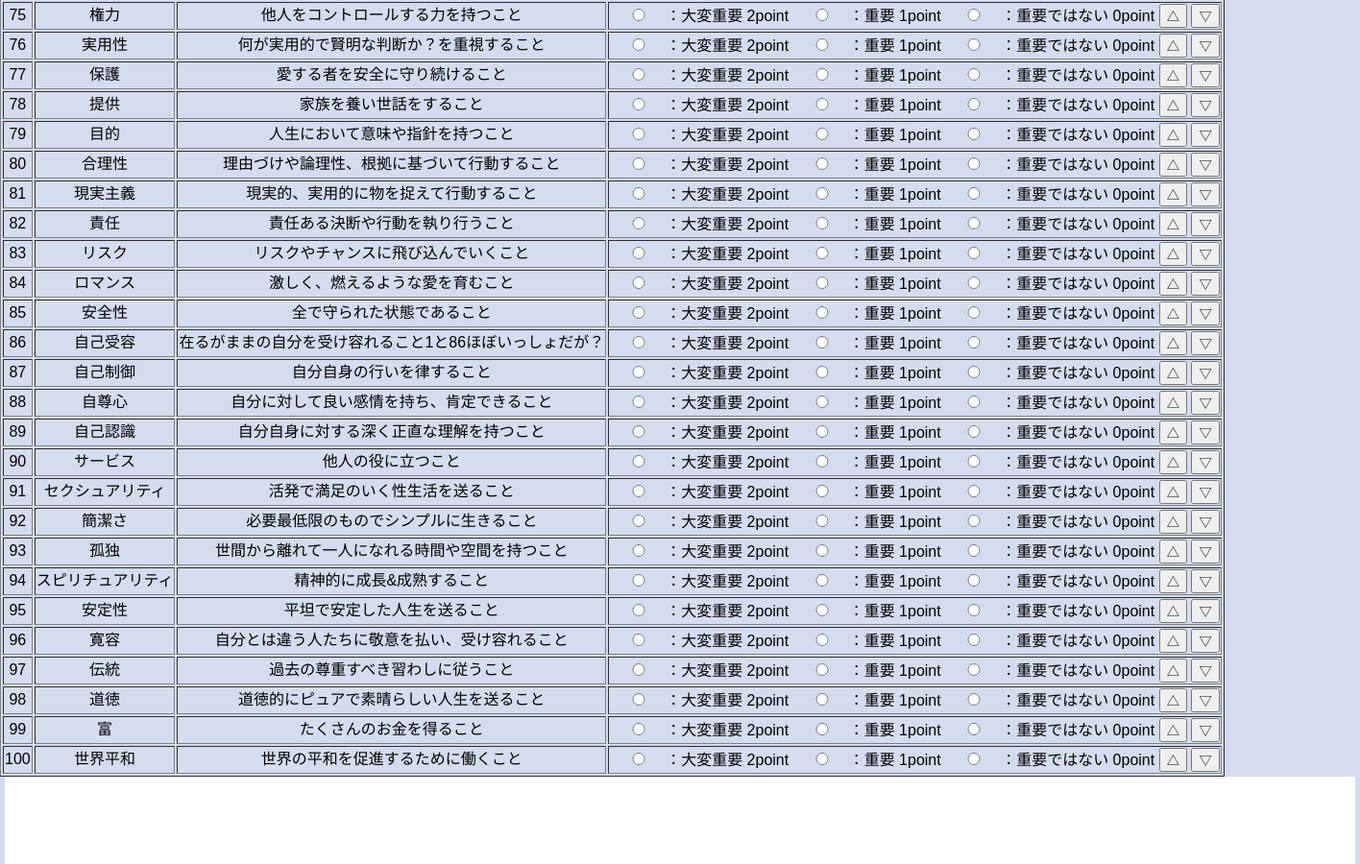
The app's page /list100 (middle part), older data.
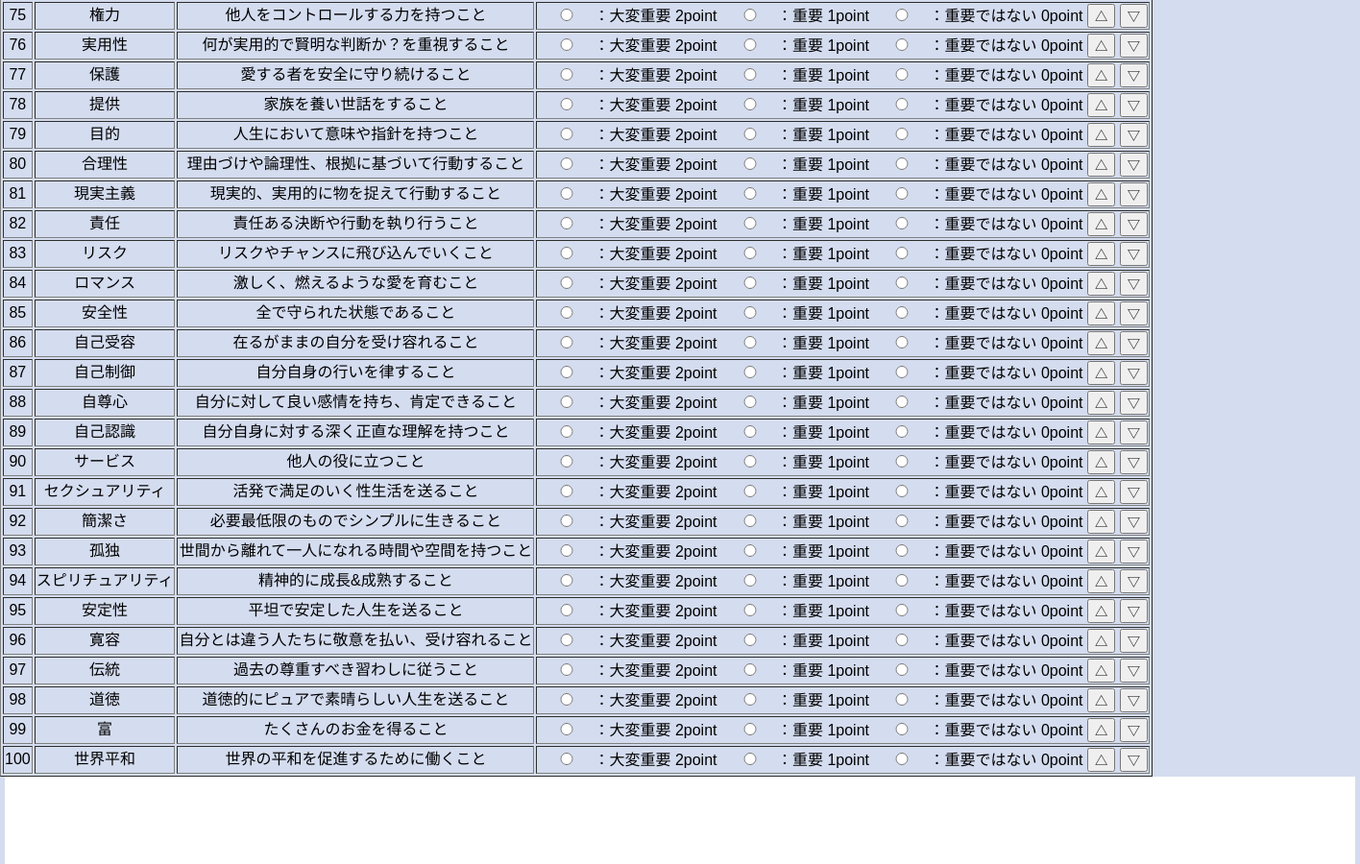
The same page, newer data.
### tables this page shows
CREATE TABLE "values100" (
	"id"	INTEGER,
	"value"	TEXT,
	"explanation"	TEXT,
	PRIMARY KEY("id")
);

### app.py (the view)
@app.route("/list100",methods=["GET"])
def list100():
    user_id=1
    conn=sqlite3.connect("myvalues.db")
    c=conn.cursor()
    c.execute("Select id,value,explanation From values100;")
    value_list=[]
    for row in c.fetchall():
        value_list.append({"id":row[0],"task":row[1],"explanation":row[2]})
    c.close()
    conn.close()
    return render_template("list100.html",value_list=value_list,)

### templates/list100.html (shortened to what this page needs)
{% extends "base.html" %}
{% block content %}
<form action="/value_list" id="list100form" style="text-align:center;" method="post">
    <table border="1">
        {% for item in value_list %}
        <tr class="value_container">
            <td>{{item['id']}}</td>
            <td>{{item['task']}}</td>
            <td>{{item['explanation']}}</td>
            <td>
                <label><input type="radio" style="width: 50px;" name="r{{item['id']}}" value="2">：大変重要 2point</label>
                <label><input type="radio" style="width: 50px;" name="r{{item['id']}}" value="1">：重要 1point</label>
                <label><input type="radio" style="width: 50px;" name="r{{item['id']}}" value="0">：重要ではない 0point</label>
                <input type="button" class="up" value="△">
                <input type="button" class="down" value="▽">
            </td>
        </tr>
        {% endfor %}
    </table>
</form>
<img src="../static/img/myvalues_keshi.png" alt="">
{% endblock %}

### templates/base.html (shortened to what this page needs)
<!DOCTYPE html>
<html lang="ja">
<head>
    <link rel="stylesheet" href="../static/css/style.css">
</head>
<body>
    <div class="container-all">
    {% block content %}
    {% endblock %}
    </div>
</body>
</html>

### static/css/style.css (style rules this page uses)
html { overflow-y: scroll; }
body, h1, h2, h3, h4, h5, p, ul, ol, li, dl, dt, dd { margin: 0px; padding: 0px; }
body { background: #fff; text-align: center; font-size: 16px; line-height: 1.4; min-width: 100%; -webkit-text-size-adjust: 100%; }
img { border: 0px; vertical-align: bottom; }
body { font-family: "Noto Sans Japanese", "ヒラギノ角ゴ Pro W3", "Hiragino Kaku Gothic Pro", "ヒラギノ角ゴ ProN W3", "Hiragino Kaku Gothic ProN", "游ゴシック", YuGothic, "メイリオ", "Meiryo", "HGPｺﾞｼｯｸM", "Osaka", "ＭＳ Ｐゴシック", sans-serif, Century Gothic, Arial,"M PLUS Rounded 1c"; }
.container-all { background-color:#D4DCEF; width: 100%; height: auto !important; height: 100%; position: relative; min-height: 100%; }

Row changes from the older to the newer data that the page shows:
changed values100 "自己受容": explanation "在るがままの自分を受け容れること1と86ほぼいっしょだが？" → "在るがままの自分を受け容れること"
